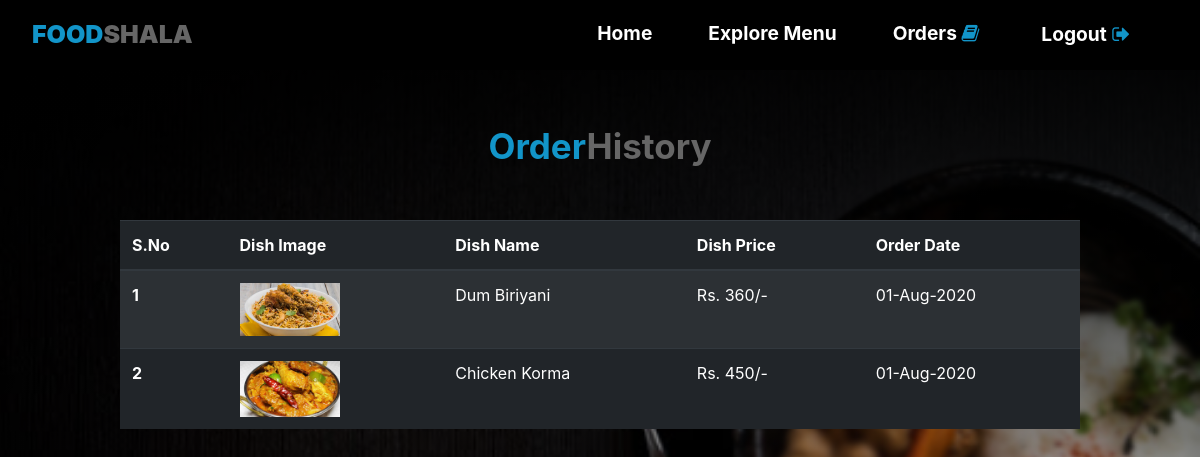
The app's page /customer/order.php (signed in) with its own data.
### tables this page shows
CREATE TABLE `orders` (
  `id` int(255) NOT NULL,
  `order_id` varchar(255) NOT NULL,
  `dish_id` varchar(255) NOT NULL,
  `restro_id` varchar(255) NOT NULL,
  `cust_id` varchar(255) NOT NULL,
  `date` varchar(20) NOT NULL
);

CREATE TABLE `dishes` (
  `id` int(255) NOT NULL,
  `dish_id` varchar(255) NOT NULL,
  `restro_id` varchar(255) NOT NULL,
  `d_name` varchar(50) NOT NULL,
  `d_description` varchar(500) NOT NULL,
  `d_type` varchar(4) NOT NULL,
  `d_price` int(5) NOT NULL,
  `d_img` varchar(50) NOT NULL,
  `d_active` int(1) NOT NULL DEFAULT 1
);

### customer/order.php (the view, shortened to what this page needs)
<?php
include("../server/controller.php");
?>
<!DOCTYPE html>
<html>
<head>
	<?php include("../includes/header.php"); ?>
</head>
<body>
<?php include("../includes/nav.php"); ?>
<div class="table-responsive" style="width: 80%; margin: 0 auto; margin-top: 50px;">
	<center><b><span style="color: #1295c9; font-size: 35px;">Order<span style="color: #666666;">History</span></span></b></center>
	<br><br>
<table class="table table-dark table-striped">
  <thead>
    <tr>
      <th scope="col">S.No</th>
      <th scope="col">Dish Image</th>
      <th scope="col">Dish Name</th>
      <th scope="col">Dish Price</th>
      <th scope="col">Order Date</th>
    </tr>
  </thead>
  <tbody>
<?php
$cust_id = $_SESSION['u_id'];
$sql = "SELECT * FROM orders WHERE cust_id='$cust_id'";
$result = mysqli_query($conn, $sql);
$x=1;
while($row = mysqli_fetch_assoc($result)) {
		$dish_id = $row['dish_id'];
		$sql1 = "SELECT * FROM dishes WHERE dish_id='$dish_id'";
		$result1 = mysqli_query($conn, $sql1);
		$row1 = mysqli_fetch_assoc($result1);
		$dish_img = $row1['d_img'];
		$dish_name = $row1['d_name'];
		$dish_price = $row1['d_price'];
		$date = $row['date'];
		echo "
			    <tr>
			      <th scope='row'>$x</th>
			      <td><img src='../restaurant/dish_img/$dish_img' width='100px'></td>
			      <td>$dish_name</td>
			      <td>Rs. $dish_price/-</td>
			      <td>$date</td>
			    </tr>
		";
		$x++;
}
?>
  </tbody>
</table>
</div>
</body>
</html>

### includes/css/style.css (style rules this page uses)
body { background-image: linear-gradient(to bottom, rgb(0, 0, 0, 1),rgba(0, 0, 0, 0)) , url(../../assets/images/14.jpg); background-repeat: no-repeat; background-attachment: fixed; background-size: cover; height: 100vh; width: 100%; overflow-x: hidden; }

### records on screen
orders: dishes.d_img (picture), dishes.d_name "Dum Biriyani", dishes.d_price "360", date "01-Aug-2020"
orders: dishes.d_img (picture), dishes.d_name "Chicken Korma", dishes.d_price "450", date "01-Aug-2020"
